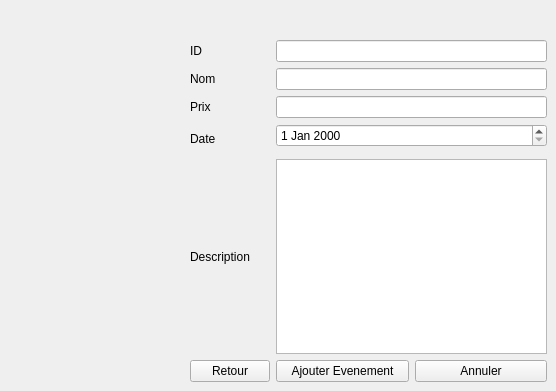
    <widget class="QWidget" name="tab_3">
     <attribute name="title">
      <string>ajouterEvenementTab</string>
     </attribute>
     <widget class="QWidget" name="layoutWidget_4">
      <property name="geometry">
       <rect>
        <x>190</x>
        <y>40</y>
        <width>357</width>
        <height>342</height>
       </rect>
      </property>
      <layout class="QGridLayout" name="gridLayout_3">
       <item row="1" column="2">
        <widget class="QLineEdit" name="lineEditNom"/>
       </item>
       <item row="2" column="0">
        <widget class="QLabel" name="labelPrix">
         <property name="text">
          <string>Prix</string>
         </property>
        </widget>
       </item>
       <item row="6" column="0">
        <widget class="QPushButton" name="pushButtonRetour_5">
         <property name="text">
          <string>Retour</string>
         </property>
        </widget>
       </item>
       <item row="1" column="0">
        <widget class="QLabel" name="labelNom">
         <property name="text">
          <string>Nom</string>
         </property>
        </widget>
       </item>
       <item row="5" column="0">
        <widget class="QLabel" name="labelDescription">
         <property name="text">
          <string>Description</string>
         </property>
        </widget>
       </item>
       <item row="2" column="2">
        <widget class="QLineEdit" name="lineEditPrix"/>
       </item>
       <item row="3" column="0" rowspan="2">
        <widget class="QLabel" name="labelDate">
         <property name="text">
          <string>Date</string>
         </property>
        </widget>
       </item>
       <item row="0" column="0">
        <widget class="QLabel" name="labelId">
         <property name="text">
          <string>ID</string>
         </property>
        </widget>
       </item>
       <item row="6" column="2">
        <layout class="QHBoxLayout" name="horizontalLayout">
         <item>
          <widget class="QPushButton" name="pushButtonAjouter_evenement">
           <property name="text">
            <string>Ajouter Evenement</string>
           </property>
          </widget>
         </item>
         <item>
          <widget class="QPushButton" name="pushButtonAnnuler">
           <property name="text">
            <string>Annuler</string>
           </property>
          </widget>
         </item>
        </layout>
       </item>
       <item row="0" column="2">
        <widget class="QLineEdit" name="lineEditId"/>
       </item>
       <item row="5" column="2">
        <widget class="QTextEdit" name="textEditDescription"/>
       </item>
       <item row="3" column="2">
        <widget class="QDateEdit" name="dateEdit1"/>
       </item>
      </layout>
     </widget>
    </widget>
